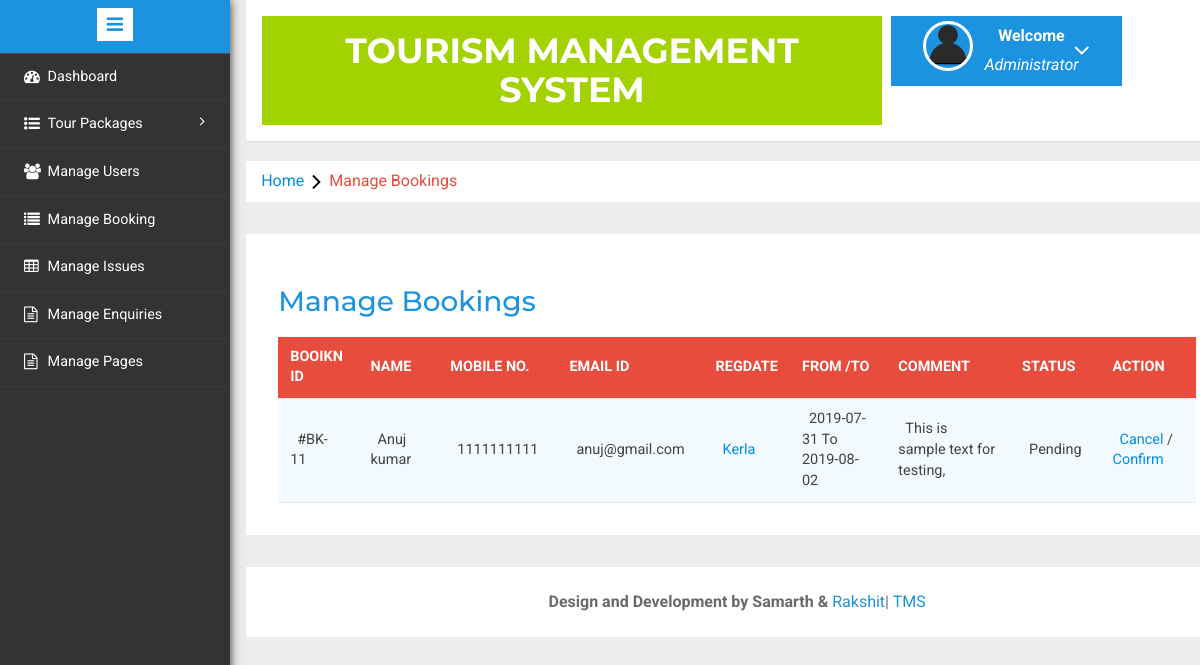
/admin/manage-bookings.php (signed in), run on the app's committed database.
### tables this page shows
CREATE TABLE `tblusers` (
  `id` int(11) NOT NULL,
  `FullName` varchar(100) DEFAULT NULL,
  `MobileNumber` char(10) DEFAULT NULL,
  `EmailId` varchar(70) DEFAULT NULL,
  `Password` varchar(100) DEFAULT NULL,
  `RegDate` timestamp NULL DEFAULT current_timestamp(),
  `UpdationDate` timestamp NULL DEFAULT NULL ON UPDATE current_timestamp()
);

CREATE TABLE `tblbooking` (
  `BookingId` int(11) NOT NULL,
  `PackageId` int(11) DEFAULT NULL,
  `UserEmail` varchar(100) DEFAULT NULL,
  `FromDate` varchar(100) DEFAULT NULL,
  `ToDate` varchar(100) DEFAULT NULL,
  `Comment` mediumtext DEFAULT NULL,
  `RegDate` timestamp NULL DEFAULT current_timestamp(),
  `status` int(11) DEFAULT NULL,
  `CancelledBy` varchar(5) DEFAULT NULL,
  `UpdationDate` timestamp NULL DEFAULT NULL ON UPDATE current_timestamp()
);

CREATE TABLE `tbltourpackages` (
  `PackageId` int(11) NOT NULL,
  `PackageName` varchar(200) DEFAULT NULL,
  `PackageType` varchar(150) DEFAULT NULL,
  `PackageLocation` varchar(100) DEFAULT NULL,
  `PackagePrice` int(11) DEFAULT NULL,
  `PackageFetures` varchar(255) DEFAULT NULL,
  `PackageDetails` mediumtext DEFAULT NULL,
  `PackageImage` varchar(100) DEFAULT NULL,
  `Creationdate` timestamp NULL DEFAULT current_timestamp(),
  `UpdationDate` timestamp NULL DEFAULT NULL ON UPDATE current_timestamp()
);

### admin/manage-bookings.php (the view, shortened to what this page needs)
<?php
include('includes/config.php');
if(strlen($_SESSION['alogin'])==0)
	{
header('location:index.php');
}
else{
	?>
<!DOCTYPE HTML>
<html>
<head>
<link href="css/bootstrap.min.css" rel='stylesheet' type='text/css' />
<link href="css/style.css" rel='stylesheet' type='text/css' />
<link rel="stylesheet" href="css/morris.css" type="text/css"/>
<link href="css/font-awesome.css" rel="stylesheet">
<link rel="stylesheet" type="text/css" href="css/table-style.css" />
<link rel="stylesheet" type="text/css" href="css/basictable.css" />
<link rel="stylesheet" href="css/icon-font.min.css" type='text/css' />
</head>
<body>
   <div class="page-container">
<div class="left-content">
	   <div class="mother-grid-inner">
				<?php include('includes/header.php');?>
				</div>
<ol class="breadcrumb">
                <li class="breadcrumb-item"><a href="../index.php">Home</a><i class="fa fa-angle-right"></i>Manage Bookings</li>
            </ol>
<div class="agile-grids">
				<div class="agile-tables">
					<div class="w3l-table-info">
					  <h2>Manage Bookings</h2>
					    <table id="table">
						<thead>
						  <tr>
						  <th>Booikn id</th>
							<th>Name</th>
							<th>Mobile No.</th>
							<th>Email Id</th>
							<th>RegDate </th>
							<th>From /To </th>
							<th>Comment </th>
							<th>Status </th>
							<th>Action </th>
						  </tr>
						</thead>
						<tbody>
<?php $sql = "SELECT tblbooking.BookingId as bookid,tblusers.FullName as fname,tblusers.MobileNumber as mnumber,tblusers.EmailId as email,tbltourpackages.PackageName as pckname,tblbooking.PackageId as pid,tblbooking.FromDate as fdate,tblbooking.ToDate as tdate,tblbooking.Comment as comment,tblbooking.status as status,tblbooking.CancelledBy as cancelby,tblbooking.UpdationDate as upddate from tblusers join  tblbooking on  tblbooking.UserEmail=tblusers.EmailId join tbltourpackages on tbltourpackages.PackageId=tblbooking.PackageId";
$query = $dbh -> prepare($sql);
$query->execute();
$results=$query->fetchAll(PDO::FETCH_OBJ);
$cnt=1;
if($query->rowCount() > 0)
{
foreach($results as $result)
{				?>
						  <tr>
							<td>#BK-<?php echo htmlentities($result->bookid);?></td>
							<td><?php echo htmlentities($result->fname);?></td>
							<td><?php echo htmlentities($result->mnumber);?></td>
							<td><?php echo htmlentities($result->email);?></td>
							<td><a href="update-package.php?pid=<?php echo htmlentities($result->pid);?>"><?php echo htmlentities($result->pckname);?></a></td>
							<td><?php echo htmlentities($result->fdate);?> To <?php echo htmlentities($result->tdate);?></td>
								<td><?php echo htmlentities($result->comment);?></td>
								<td><?php if($result->status==0)
{
echo "Pending";
}
?></td>
<?php if($result->status==2)
{
	?><td>Cancelled</td>
<?php } else {?>
<td><a href="manage-bookings.php?bkid=<?php echo htmlentities($result->bookid);?>" onclick="return confirm('Do you really want to cancel booking?')" >Cancel</a> / <a href="manage-bookings.php?bckid=<?php echo htmlentities($result->bookid);?>" onclick="return confirm('Do you really want to confirm booking?')" >Confirm</a></td>
<?php }?>
						  </tr>
						 <?php $cnt=$cnt+1;} }?>
						</tbody>
					  </table>
					</div>
			</div>
<?php include('includes/footer.php');?>
</div>
</div>
						<?php include('includes/sidebarmenu.php');?>
							</div>
</body>
</html>
<?php } ?>

### admin/css/table-style.css (style rules this page uses)
table { background: white; border-collapse: collapse; margin: 1.25em 0 0; width: 100%; }
table tr, table th, table td { border: none; border-bottom: 1px solid #e8e8e8; font-size: .95em; }
table th, table td { padding: 10px 12px; text-align: left; }
table th { background: #e74c3c; color: #fff; text-transform: uppercase; }
table tr td { background: #f3faff; color: #424242; }
table { width: 100%; }

### data on the page
tblusers: tblbooking.BookingId "11", FullName "Anuj kumar", MobileNumber "1111111111", EmailId "anuj@gmail.com", tbltourpackages.PackageName "Kerla", tblbooking.FromDate "2019-07-31", tblbooking.ToDate "2019-08-02", tblbooking.Comment "This is sample text for testing,"
